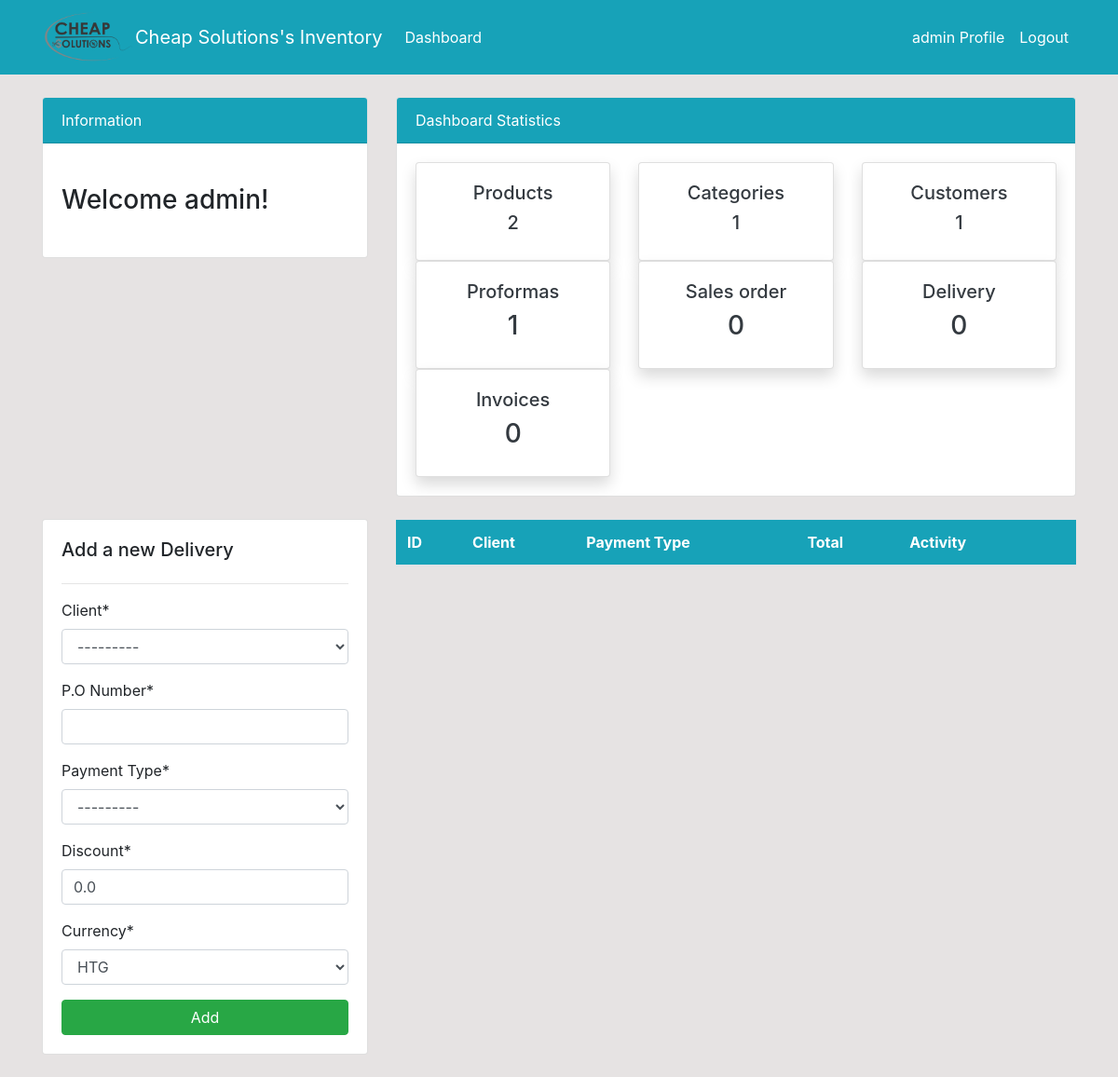
Before: /delivery/ (signed in) with the older database file.
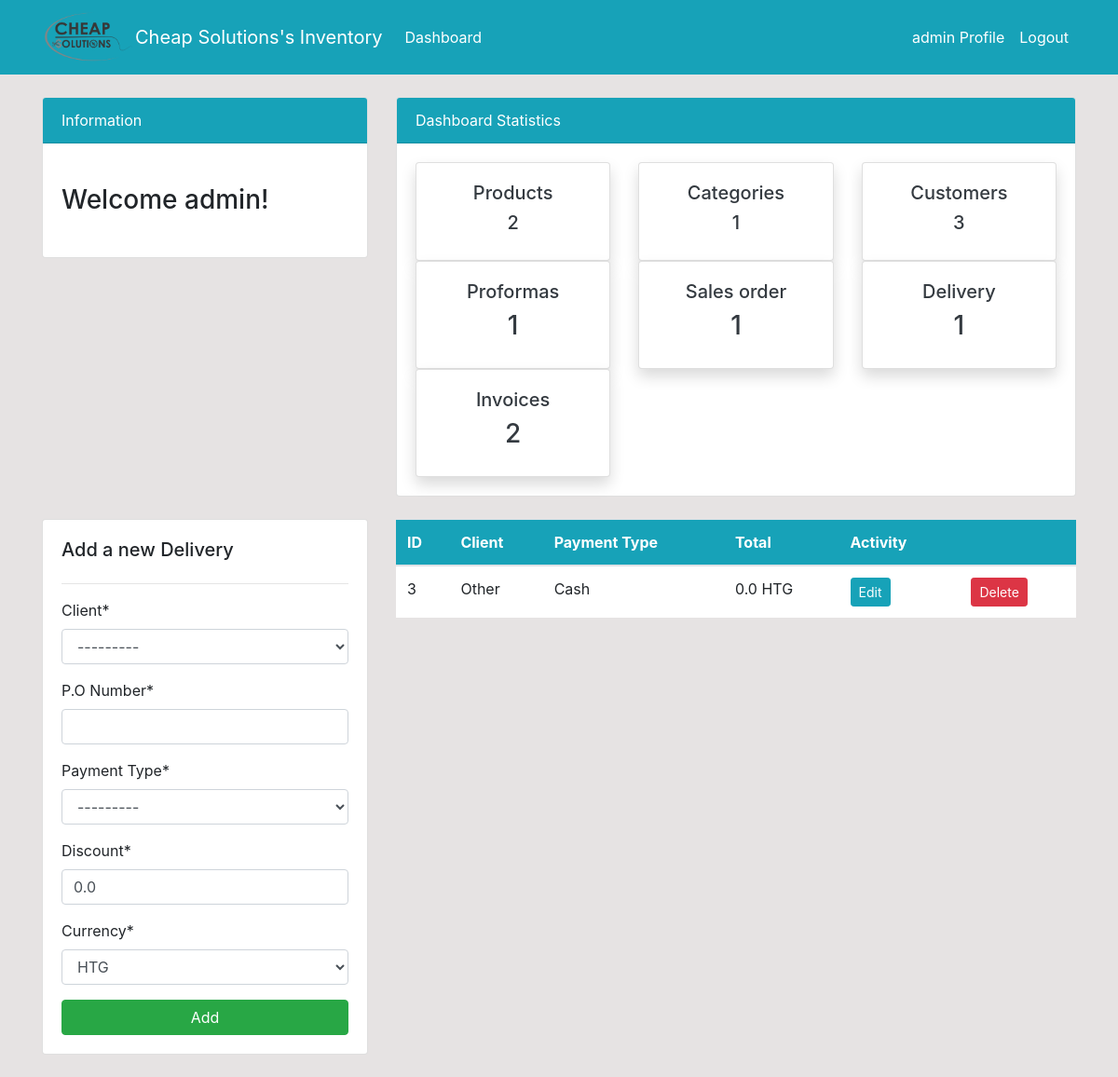
After: the same page with the newer database file.
### dashboard/models.py (models this page shows, shortened)
class Invoice(models.Model):
    Type   = models.CharField('Invoice Type',
                                   max_length = 50,
                                   choices = Invoice_Type,
                                   null = True)
    client = models.ForeignKey(Customer, on_delete=models.SET_NULL, null=True)
    name_backup = models.CharField(max_length=500, null = True)
    email_backup = models.EmailField(max_length=254, null=True)
    phone_backup = models.PositiveIntegerField(null=True)
    address_backup = models.CharField(max_length=500, null=True )
    PoNumber = models.IntegerField('P.O Number',null=True)
    PaymentType = models.CharField('Payment Type',
                                   max_length=50,
                                   choices=Payment_Type,
                                   null=True)
    Date   = models.DateTimeField('Date',
                              default=datetime.now, blank=True
                              )
    Total = models.FloatField(null=True, default = 0.0)
    discount = models.FloatField('Discount',null=True, default = 0.0)
    Balance = models.FloatField(null=True)
    currency = models.CharField(max_length=50, choices=Currency_Category,default='HTG',null=True)
    class Meta:
        ordering = ('Date',)

### dashboard/views.py (the view)
# urls.py: path('delivery/', views.invoices_delivery, name='dashboard-invoices-delivery'),#delivery
@login_required(login_url='user-login')
def invoices_delivery(request):
    proforma = Proforma.objects.all().order_by('-id',)
    proforma_count = proforma.count()
    invoice_count = 0
    invoice = Invoice.objects.all().order_by('-id',)
    for inv in invoice:
        if inv.Type == "Invoice":
            invoice_count += 1
    invoice_salesorder_count = 0
    invoice = Invoice.objects.all().order_by('-id',)
    for inv in invoice:
        if inv.Type == "Sales Order":
            invoice_salesorder_count += 1
    invoice_delivery_count = 0
    invoice = Invoice.objects.all().order_by('-id',)
    for inv in invoice:
        if inv.Type == "Delivery":
            invoice_delivery_count += 1
    category = Category.objects.all().order_by('-id',)
    category_count = category.count()
    product = Product.objects.all().order_by('-id',)
    product_count = product.count()
    customer = Customer.objects.all()
    customer_count = customer.count()
    order = Order.objects.all().order_by('-id',)
    order_count = order.count()
    """"""
    if request.method == 'POST':
        form = InvoiceForm(request.POST)
        if request.POST.get("client"):
          custo = Customer.objects.get(id=int(request.POST.get("client")))
          request.POST._mutable = True
          request.POST['name_backup'] = custo.name
          request.POST['email_backup'] = custo.email
          request.POST['phone_backup'] = custo.phone
          request.POST['address_backup'] = custo.address
          request.POST['Type'] = "Delivery"
        if form.is_valid():
          form.save()
          messages.success(request, f'A delivery has been added')
          return redirect('dashboard-invoices-delivery')
    else:
       form = InvoiceForm()
    context = {
        'delivery': invoice_delivery_count,
        'salesorder': invoice_salesorder_count,
        'proforma':proforma,
        'proforma_count':proforma_count,
        'invoice': invoice,
        'invoice_count': invoice_count,
        'category': category,
        'category_count': category_count,
        'product': product,
        'form': form,
        'customer_count': customer_count,
        'product_count': product_count,
        'order_count': order_count,
    }
    return render(request, 'dashboard/invoice_delivery.html', context)

### dashboard/forms.py
class InvoiceForm(forms.ModelForm):
  class Meta:
    model = Invoice
    fields = ['client',
                  'PoNumber',
                  'PaymentType',
                  'discount',
                  'currency',
                  'name_backup',
                  'email_backup',
                  'phone_backup',
                  'address_backup',
                  'Type',]
  def __init__(self, *args, **kwargs):
    super(InvoiceForm, self).__init__(*args, **kwargs)
    for field in self.fields:
      self.fields['name_backup'].widget = forms.HiddenInput()
      self.fields['email_backup'].widget = forms.HiddenInput()
      self.fields['phone_backup'].widget = forms.HiddenInput()
      self.fields['address_backup'].widget = forms.HiddenInput()
      self.fields['Type'].widget = forms.HiddenInput()

### dashboard/models.py (called while the page is built)
    def __str__(self):
        return '{0}'.format(self.name)

### templates/dashboard/invoice_delivery.html (shortened to what this page needs)
{% extends 'partials/base.html' %} {% block title %}Invoices Page{% endblock %} {% load crispy_forms_tags %}
{% block content %} {% include 'partials/topside.html' %}
<div class="row my-4">
	<div class="col-md-4">
		<div class="card card-body">
			<h5>Add a new Delivery</h5>
			<hr>
			<form method="POST">
				{% csrf_token %} {{ form|crispy }}
				<input class="btn btn-success btn-block" type="submit" value="Add">
            </form>
        </div>
    </div>
    <div class="col-md-8">
        <table class="table bg-white">
            <thead class="bg-info text-white">
                <tr>
                    <th scope="col">ID</th>
                    <th scope="col">Client</th>
                    <th scope="col">Payment Type</th>
                    <th scope="col">Total</th>
                    <th scope="col">Activity</th>
                    <th scope="col"></th>
                </tr>
            </thead>
            <tbody>
                {% for invoice in invoice %}
								{% if invoice.Type == "Delivery" %}
                <tr>
                    <td>{{ invoice.id }}</td>
                    <td>{{ invoice.name_backup }}</td>
                    <td>{{ invoice.PaymentType }}</td>
                   <td>{{ invoice.Total }} {{ invoice.currency }}</td>
                    <td>
                        <a class="btn btn-info btn-sm mr-2"
                            href="{% url 'dashboard-invoices-edit-product' invoice.id %}">Edit</a>
                    </td>
                    <td>
                      <a class="btn btn-danger btn-sm ml-2"
                            href="{% url 'dashboard-invoices-delete' invoice.id %}">Delete</a>
                    </td>
                </tr>
								{% endif %}
                {% endfor %}
            </tbody>
        </table>
    </div>
</div>
{% endblock %}

### templates/partials/topside.html (shortened to what the changed rows need)
<div class="row">
    <div class="col-md-8 mt-4">
        <div class="card">
            <div class="card-body">
                <div class="row">
                     <div class="col-md-4">
                        <a class="text-decoration-none text-dark" href="{% url 'dashboard-customers' %}">
                            <div class="card my-card shadow">
                                <div class="card-body text-center">
                                    <h5>Customers</h5>
                                    <h5>{{customer_count}}</h5>
                                </div>
                            </div>
                        </a>
                    </div>
                    <div class="col-md-4">
                        <a class="text-decoration-none text-dark" href="{% url 'dashboard-invoices-salesorder' %}">
                            <div class="card my-card shadow">
                                <div class="card-body text-center">
                                    <h5>Sales order</h5>
                                    <h3>{{ salesorder }}</h3>
                                </div>
                            </div>
                        </a>
                    </div>
                    <div class="col-md-4">
                        <a class="text-decoration-none text-dark" href="{% url 'dashboard-invoices-delivery' %}">
                            <div class="card my-card shadow">
                                <div class="card-body text-center">
                                    <h5>Delivery</h5>
                                  <h3>{{ delivery }}</h3>
                                </div>
                            </div>
                        </a>
                    </div>
                    <div class="col-md-4">
                        <a class="text-decoration-none text-dark" href="{% url 'dashboard-invoices' %}">
                            <div class="card my-card shadow">
                                <div class="card-body text-center">
                                    <h5>Invoices </h5>
                                    <h3>{{ invoice_count }}</h3>
                                </div>
                            </div>
                        </a>
                    </div>
                </div>
            </div>
        </div>
    </div>
</div>

Changed rows visible on the page:
added Invoice: id "3", name_backup "Other", PaymentType "Cash", Total "0.0", currency "HTG"
Other visible differences:
{{ customer_count }}: "1" → "3"
{{ salesorder }}: "0" → "1"
{{ delivery }}: "0" → "1"
{{ invoice_count }}: "0" → "2"
